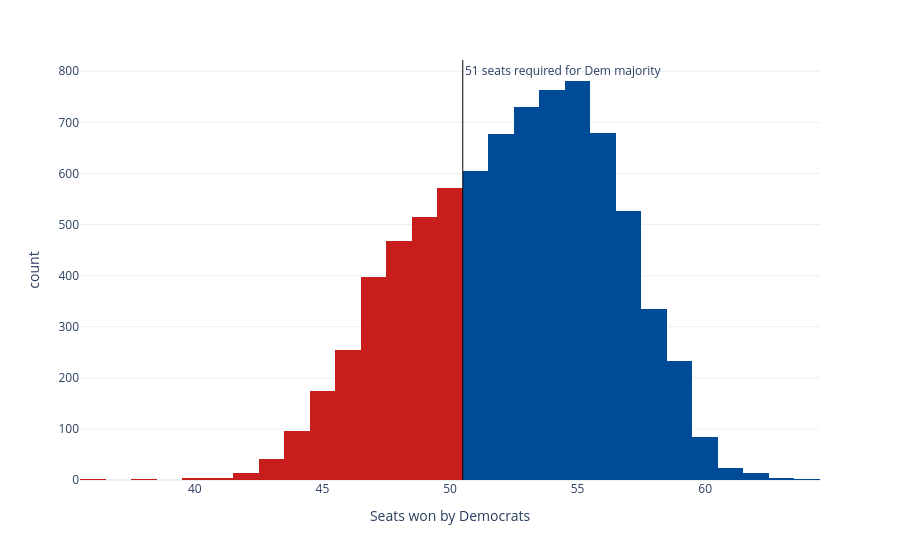

Notebook source saved alongside this figure:
### Code cell
sims_hist = px.histogram(seat_sims, x='seats', nbins=np.unique(seat_sims['seats']).shape[0]*2, color='winner',
                         color_discrete_map={'Democrats': '#004b97', 'Republicans': '#c71e1d'},
                         labels={'seats':'Seats won by Democrats', 'winner': 'Winner'}, template='plotly_white')
sims_hist.update_traces(showlegend=False)
sims_hist.add_vline(x=50.5, line_width=1, line_color='black', annotation_text='51 seats required for Dem majority', 
                    annotation_position='top right')
sims_hist

### Figure 1 — Plotly figure (JSON) as saved in the notebook; plotly's stock layout.template omitted (floating-point values rounded to 4 significant figures; data arrays with more than 128 entries replaced by an {"elided": "..."} marker saying what was removed)
{"data": [{"bingroup": "x", "hovertemplate": "Winner=Democrats<br>Seats won by Democrats=%{x}<br>count=%{y}<extra></extra>", "legendgroup": "Democrats", "marker": {"color": "#004b97", "pattern": {"shape": ""}}, "name": "Democrats", "nbinsx": 54, "orientation": "v", "showlegend": false, "type": "histogram", "x": {"elided": "5459 int values"}, "xaxis": "x", "yaxis": "y"}, {"bingroup": "x", "hovertemplate": "Winner=Republicans<br>Seats won by Democrats=%{x}<br>count=%{y}<extra></extra>", "legendgroup": "Republicans", "marker": {"color": "#c71e1d", "pattern": {"shape": ""}}, "name": "Republicans", "nbinsx": 54, "orientation": "v", "showlegend": false, "type": "histogram", "x": {"elided": "2541 int values"}, "xaxis": "x", "yaxis": "y"}], "layout": {"annotations": [{"showarrow": false, "text": "51 seats required for Dem majority", "x": 50.5, "xanchor": "left", "xref": "x", "y": 1, "yanchor": "top", "yref": "y domain"}], "barmode": "relative", "legend": {"title": {"text": "Winner"}, "tracegroupgap": 0}, "margin": {"t": 60}, "shapes": [{"line": {"color": "black", "width": 1}, "type": "line", "x0": 50.5, "x1": 50.5, "xref": "x", "y0": 0, "y1": 1, "yref": "y domain"}], "xaxis": {"anchor": "y", "domain": [0, 1], "title": {"text": "Seats won by Democrats"}}, "yaxis": {"anchor": "x", "domain": [0, 1], "title": {"text": "count"}}}}
